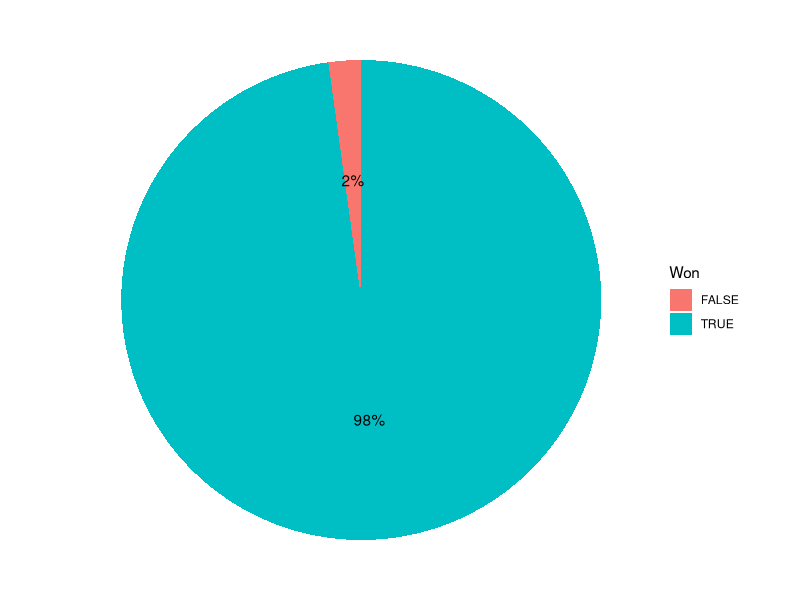
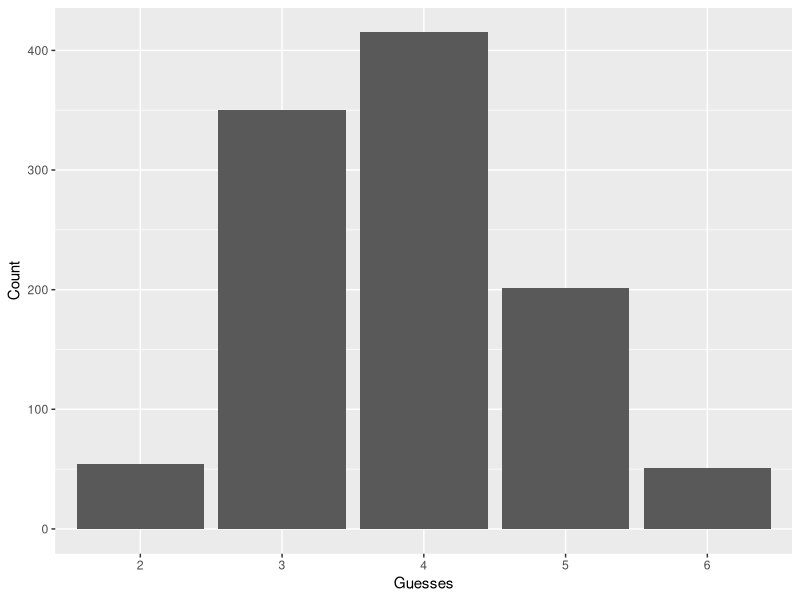
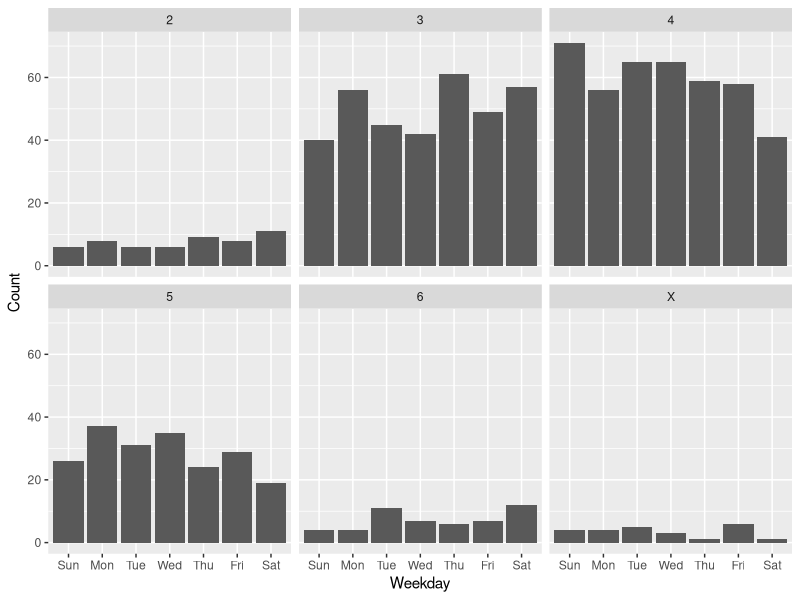

Recreate these plots in R, in order.
## ---- chunk 1
knitr::opts_chunk$set(echo = TRUE)

library(lubridate)
library(tidyverse)
## ---- chunk 2
wordle_stats <-
  read_csv(file = "wordle.csv", col_types = cols(
    Date    = col_date(format = ""),
    Guesses = col_factor(levels = c('1', '2', '3', '4', '5', '6', 'X'))
  )) %>%
  mutate(
    Weekday = wday(Date, label = TRUE),
    Won = Guesses != 'X',
  ) %>%
  select(Date, Weekday, Won, Guesses)

wordle_wins <- filter(wordle_stats, Won == TRUE)
## ---- chunk 3
tail(wordle_stats, n = 8)
## ---- chunk 4
wordle_stats %>%
  group_by(Won) %>%
  count() %>%
  ungroup() %>%
  mutate(percent = `n` / sum(`n`)) %>%
  arrange(percent) %>%
  mutate(labels = scales::percent(percent)) %>%
  ggplot(., aes(x = "", y = percent, fill = Won)) +
    geom_col() +
    geom_text(aes(label = labels), position = position_stack(vjust = 0.5)) +
    coord_polar(theta = "y") +
    theme_void()
## ---- chunk 5
guesses_all_time <- wordle_wins %>%
  group_by(Guesses) %>%
  summarise(Count = n())

guesses_all_time
## ---- chunk 6
wordle_wins %>%
  mutate(
    Guesses = as.numeric(levels(Guesses)[Guesses])
  ) %>%
  summarise(
    mean = mean(Guesses),
    median = median(Guesses),
  )
## ---- chunk 7
ggplot(guesses_all_time) +
  geom_bar(
    mapping = aes(x = Guesses, y = Count),
    stat = "identity"
  )
## ---- chunk 8
wordle_stats %>%
  group_by(Weekday, Guesses) %>%
  summarise(Count = n()) %>%
  ggplot() +
    geom_bar(
      mapping = aes(x = Weekday, y = Count),
      position = "dodge",
      stat = "identity"
    ) +
    facet_wrap(~ Guesses)
